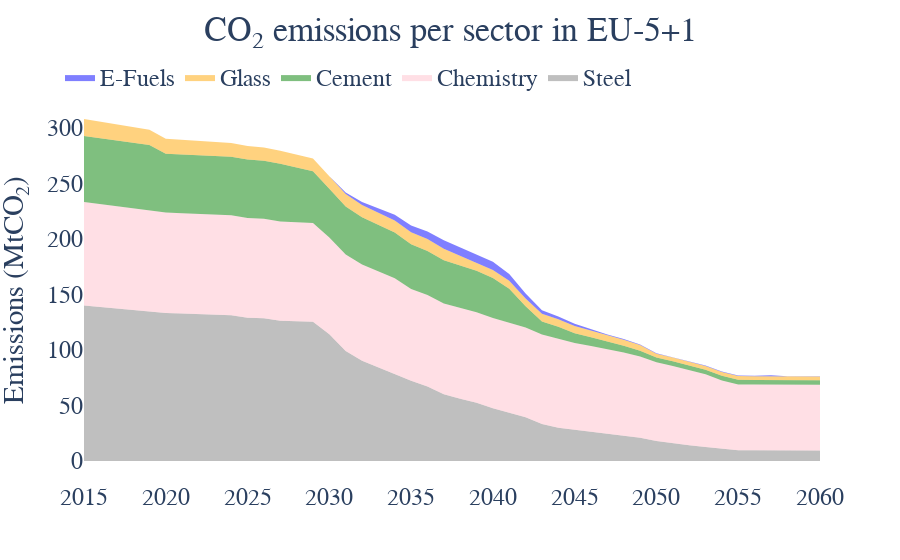

Notebook cell for this chart:
### Code cell
fig =go.Figure()
emissions_agg=emissions.drop(["Country"],axis=1).groupby(by=["Sector","Year"]).sum().reset_index()

for sector in sector_color.keys():
    fig.add_trace(go.Scatter(
        name=sector,
        x=emissions_agg[(emissions_agg.Sector==sector)&(emissions_agg.Emissions>=0)].Year,
        y=emissions_agg[(emissions_agg.Sector==sector)&(emissions_agg.Emissions>=0)].Emissions*1e-6,
        mode='lines',
        line=dict(width=0, color=sector_color[sector]),
        stackgroup='one'
    ))
    fig.add_trace(go.Scatter(
        name=sector,
        x=emissions_agg[(emissions_agg.Sector==sector)&(emissions_agg.Emissions<=0)].Year,
        y=emissions_agg[(emissions_agg.Sector==sector)&(emissions_agg.Emissions<=0)].Emissions*1e-6,
        mode='lines',
        line=dict(width=0, color=sector_color[sector]),
        stackgroup='two',showlegend=False
    ))
    



fig.update_layout(title='CO<sub>2</sub> emissions per sector in EU-5+1',title_x=0.5,title_y=0.97,
                   yaxis_title='Emissions (MtCO<sub>2</sub>)')
# fig.update_yaxes(range=[0,350])
fig.update_layout(
    font=dict(
        family="Times New Roman",size=24)
    )
fig.update_layout(legend=dict(
    orientation="h",
    yanchor="bottom",
    y=1.0,
    xanchor="right",
    x=0.75
))
fig.update_annotations(font_size=24)
# fig.add_annotation(dict(font=dict(color="black",size=28),
#                                         x=-0.05,
#                                         y=1.15,
#                                         showarrow=False,
#                                         text="(b)",
#                                         textangle=0,
#                                         xanchor='left',
#                                         xref="paper",
#                                         yref="paper"))
fig.update_layout( paper_bgcolor="rgba(0,0,0,0)", plot_bgcolor="rgba(0,0,0,0)")
fig.show()

### Figure 1 — Plotly figure (JSON) as saved in the notebook; plotly's stock layout.template omitted (floating-point values rounded to 4 significant figures)
{"data": [{"line": {"color": "grey", "width": 0}, "mode": "lines", "name": "Steel", "stackgroup": "one", "type": "scatter", "x": [2015, 2016, 2017, 2018, 2019, 2020, 2021, 2022, 2023, 2024, 2025, 2026, 2027, 2028, 2029, 2030, 2031, 2032, 2033, 2034, 2035, 2036, 2037, 2038, 2039, 2040, 2041, 2042, 2043, 2044, 2045, 2046, 2047, 2048, 2049, 2050, 2051, 2052, 2053, 2054, 2055, 2056, 2057, 2058, 2059, 2060], "y": [140.1, 138.7, 137.3, 136.0, 134.6, 133.2, 132.7, 132.2, 131.7, 131.3, 129.0, 128.5, 126.3, 125.8, 125.3, 114.2, 99.05, 90.17, 83.98, 78.14, 72.27, 67.14, 60.01, 56.17, 52.39, 47.43, 43.72, 39.33, 33.25, 29.99, 28.03, 26.42, 24.8, 23.0, 20.96, 17.91, 15.86, 14.17, 12.51, 10.95, 9.703, 9.653, 9.603, 9.553, 9.553, 9.553]}, {"line": {"color": "grey", "width": 0}, "mode": "lines", "name": "Steel", "showlegend": false, "stackgroup": "two", "type": "scatter", "x": [], "y": []}, {"line": {"color": "pink", "width": 0}, "mode": "lines", "name": "Chemistry", "stackgroup": "one", "type": "scatter", "x": [2015, 2016, 2017, 2018, 2019, 2020, 2021, 2022, 2023, 2024, 2025, 2026, 2027, 2028, 2029, 2030, 2031, 2032, 2033, 2034, 2035, 2036, 2037, 2038, 2039, 2040, 2041, 2042, 2043, 2044, 2045, 2046, 2047, 2048, 2049, 2050, 2051, 2052, 2053, 2054, 2055, 2056, 2057, 2058, 2059, 2060], "y": [93.11, 92.61, 92.12, 91.62, 91.13, 90.64, 90.47, 90.3, 90.14, 89.97, 89.81, 89.64, 89.47, 89.31, 89.14, 87.15, 86.98, 86.82, 86.65, 86.48, 82.52, 82.33, 81.87, 81.69, 81.5, 81.32, 81.13, 80.95, 80.72, 80.27, 78.26, 77.12, 75.97, 74.79, 73.21, 71.11, 69.73, 67.75, 65.57, 61.63, 59.22, 59.19, 59.34, 59.11, 59.11, 59.11]}, {"line": {"color": "pink", "width": 0}, "mode": "lines", "name": "Chemistry", "showlegend": false, "stackgroup": "two", "type": "scatter", "x": [], "y": []}, {"line": {"color": "green", "width": 0}, "mode": "lines", "name": "Cement", "stackgroup": "one", "type": "scatter", "x": [2015, 2016, 2017, 2018, 2019, 2020, 2021, 2022, 2023, 2024, 2025, 2026, 2027, 2028, 2029, 2030, 2031, 2032, 2033, 2034, 2035, 2036, 2037, 2038, 2039, 2040, 2041, 2042, 2043, 2044, 2045, 2046, 2047, 2048, 2049, 2050, 2051, 2052, 2053, 2054, 2055, 2056, 2057, 2058, 2059, 2060], "y": [59.47, 59.33, 59.18, 59.04, 58.89, 52.92, 52.86, 52.8, 52.74, 52.68, 52.62, 52.23, 51.85, 48.93, 46.42, 43.83, 43.14, 42.44, 41.74, 41.04, 40.34, 39.63, 38.93, 38.22, 37.51, 36.11, 30.37, 18.99, 11.75, 10.6, 8.818, 7.888, 6.957, 6.024, 5.091, 4.156, 4.156, 4.156, 4.156, 4.156, 4.156, 4.156, 4.156, 4.156, 4.156, 4.156]}, {"line": {"color": "green", "width": 0}, "mode": "lines", "name": "Cement", "showlegend": false, "stackgroup": "two", "type": "scatter", "x": [], "y": []}, {"line": {"color": "orange", "width": 0}, "mode": "lines", "name": "Glass", "stackgroup": "one", "type": "scatter", "x": [2015, 2016, 2017, 2018, 2019, 2020, 2021, 2022, 2023, 2024, 2025, 2026, 2027, 2028, 2029, 2030, 2031, 2032, 2033, 2034, 2035, 2036, 2037, 2038, 2039, 2040, 2041, 2042, 2043, 2044, 2045, 2046, 2047, 2048, 2049, 2050, 2051, 2052, 2053, 2054, 2055, 2056, 2057, 2058, 2059, 2060], "y": [15.32, 14.99, 14.61, 14.17, 13.69, 13.36, 13.18, 13.01, 12.76, 12.5, 12.19, 12.02, 11.83, 11.66, 11.48, 11.31, 11.23, 11.14, 11.06, 10.97, 10.86, 10.7, 10.38, 8.59, 7.364, 7.242, 7.147, 7.051, 6.956, 6.86, 6.564, 6.114, 5.571, 5.47, 5.082, 3.454, 3.361, 3.361, 3.361, 3.361, 3.361, 3.361, 3.361, 3.361, 3.361, 3.361]}, {"line": {"color": "orange", "width": 0}, "mode": "lines", "name": "Glass", "showlegend": false, "stackgroup": "two", "type": "scatter", "x": [], "y": []}, {"line": {"color": "blue", "width": 0}, "mode": "lines", "name": "E-Fuels", "stackgroup": "one", "type": "scatter", "x": [2015, 2016, 2017, 2018, 2019, 2021, 2022, 2024, 2025, 2027, 2028, 2029, 2030, 2031, 2032, 2033, 2034, 2035, 2036, 2037, 2038, 2039, 2040, 2041, 2042, 2043, 2044, 2045, 2046, 2047, 2048, 2049, 2050, 2051, 2052, 2053, 2054, 2055, 2056, 2057, 2058, 2059, 2060], "y": [0, 0, 0, 9.542e-17, 0, 1.243e-16, 0, 1.125e-16, 0, 7.61e-17, 0, 4.601e-18, 0, 1.366, 2.636, 4.196, 5.075, 6.033, 6.89, 7.648, 7.754, 7.46, 7.389, 6.125, 4.563, 2.966, 2.499, 1.835, 1.062, 0.6972, 0.6384, 0.647, 0.5064, 0.4561, 0.4561, 0.4561, 0.4561, 0.4561, 0.4561, 0.6561, 0.2561, 0.2561, 0.2561]}, {"line": {"color": "blue", "width": 0}, "mode": "lines", "name": "E-Fuels", "showlegend": false, "stackgroup": "two", "type": "scatter", "x": [2015, 2016, 2017, 2019, 2020, 2022, 2023, 2025, 2026, 2028, 2030], "y": [0, 0, 0, 0, -1.285e-16, 0, -4.821e-17, 0, -9.631e-17, 0, 0]}], "layout": {"font": {"family": "Times New Roman", "size": 24}, "legend": {"orientation": "h", "x": 0.75, "xanchor": "right", "y": 1, "yanchor": "bottom"}, "paper_bgcolor": "rgba(0,0,0,0)", "plot_bgcolor": "rgba(0,0,0,0)", "title": {"text": "CO<sub>2</sub> emissions per sector in EU-5+1", "x": 0.5, "y": 0.97}, "yaxis": {"title": {"text": "Emissions (MtCO<sub>2</sub>)"}}}}
